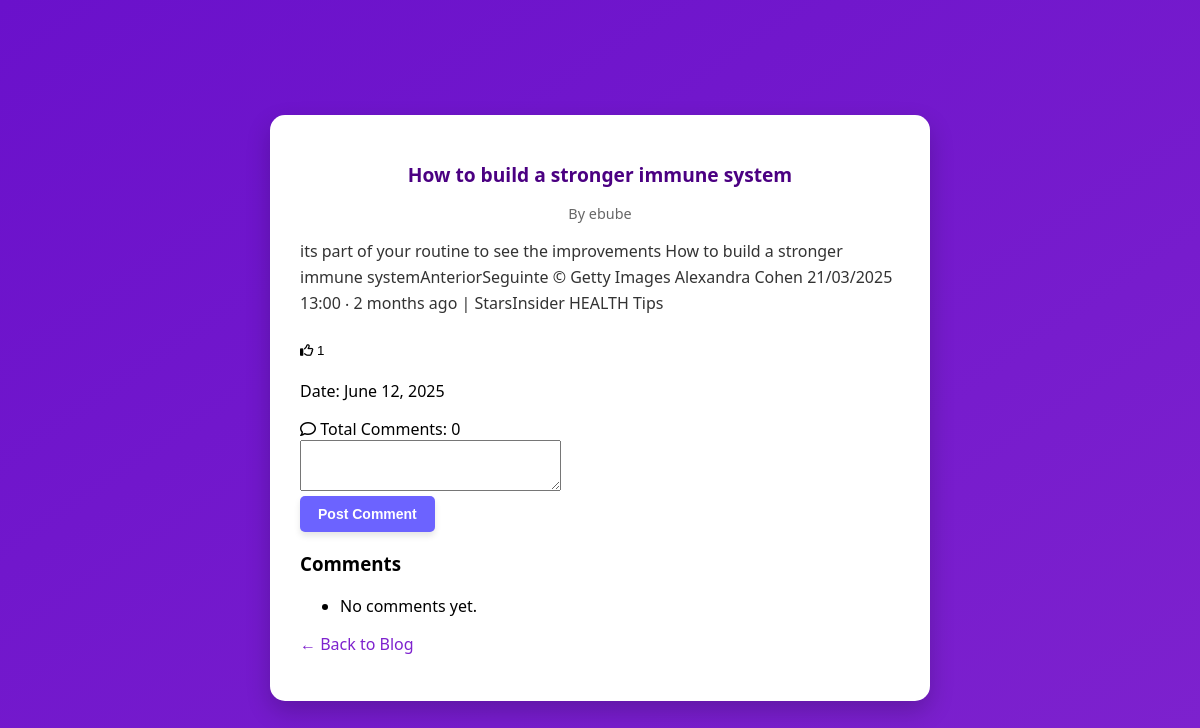
The app's page /read_more/3 (signed in) with its own data.
### main.py (models this page shows)
class Blog(db.Model):
    id = db.Column(db.Integer,primary_key = True)
    title = db.Column(db.String(500),nullable = False, unique = True)
    content= db.Column(db.String(5000),nullable= False, unique= True)
    blog = db.Relationship('User', back_populates='author')
    user_id = db.Column(db.Integer, db.ForeignKey('user.id'))
    date_posted = db.Column(db.DateTime, nullable=False, default=lambda: datetime.now(timezone.utc))
    likes = db.relationship('Like', backref='blog', lazy='dynamic')
    comments = db.relationship('Comment', backref='post', lazy=True,cascade="all, delete-orphan")

class User(db.Model,UserMixin):
   id= db.Column(db.Integer,primary_key= True)
   username = db.Column(db.String(80),nullable= False,unique = True)
   email = db.Column(db.String(80), nullable=False,unique =True )
   password = db.Column(db.String(80), nullable=False ,unique =True)
   author = db.Relationship('Blog', back_populates='blog')
   likes = db.relationship('Like', backref='user', lazy='dynamic')

### main.py (the view)
@app.route('/read_more/<post_id>')
@login_required
def read_more(post_id):
    requested_post = db.session.execute(Select(Blog).where(Blog.id == post_id)).scalar()
    form = CommentForm()
    return render_template('read_more.html', post=requested_post,current_user= current_user, form= form)

### main.py
class CommentForm(FlaskForm):
    content = TextAreaField('', validators=[DataRequired()])
    submit = SubmitField('Post Comment',render_kw={'class': 'comment-btn'})

### main.py (called while the page is built)
@login_manager.user_loader
def load_user(user_id):
    return  User.query.get(int(user_id))

### Templates/read_more.html (shortened to what this page needs)
<!DOCTYPE html>
<html lang="en">
<head>
    <link rel="stylesheet" href="{{ url_for('static', filename='read_more.css') }}">
    <link rel="stylesheet" href="https://cdnjs.cloudflare.com/ajax/libs/font-awesome/6.4.0/css/all.min.css">
</head>
<body>
    <div class="container">
        <h2>{{ post.title }}</h2>
        <p class="author">By {{ post.blog.username }} </p>
        <p class="content">{{ post.content }}</p>
        <div class="icons">
           <form action="{{ url_for('like_post', post_id=post.id) }}" method="POST" style="display:inline;">
               <button type="submit" style="background:none; border:none; padding:0; cursor:pointer;">
                   <span><i class="fa-regular fa-thumbs-up"></i>
                    {{ post.likes.count() }} </span>
               </button>
           </form>
   </div>
        <p> Date: {{ post.date_posted.strftime('%B %d, %Y') }}</p>
        <form action="{{ url_for('comment_post', post_id=post.id) }}" method="POST">
            <span><i class="fa-regular fa-comment"></i></span>
          Total Comments: {{ post.comments|length }}
            {{ form.content.label }}<br>
          {{ form.content(cols=30, rows=3) }}<br>
           {{ form.submit() }}
       </form>
        <h3>Comments</h3>
<ul>
    {% for comment in post.comments %}
    <li><strong>{{ comment.user.username }}:</strong> {{ comment.content }}</li>
    {% else %}
    <li>No comments yet.</li>
    {% endfor %}
</ul>
  <p class="form-footer"><a href="{{url_for('blog')}}" class="back-link">← Back to Blog</a></p>
    </div>
</body>
</html>

### static/read_more.css (style rules this page uses)
body { background: linear-gradient(to bottom right, #6a11cb, #7e22ce); font-family: 'Segoe UI', Tahoma, Geneva, Verdana, sans-serif; min-height: 100vh; display: flex; justify-content: center; align-items: center; }
.container { background-color: #fff; padding: 30px; border-radius: 15px; box-shadow: 0 10px 25px rgba(0, 0, 0, 0.2); width: 90%; max-width: 600px; }
.container .content { font-size: 1rem; word-break: break-word; }
.container h2 { font-size: 1.2rem; word-break: break-word; }
h2 { text-align: center; color: #4b0082; }
.author { font-size: 0.9rem; color: #666; margin-bottom: 15px; text-align: center; }
.content { font-size: 1rem; color: #333; margin-bottom: 20px; line-height: 1.6; }
.icons { display: flex; justify-content: flex-start; gap: 15px; color: #4b0082; margin-bottom: 20px; font-size: 18px; cursor: pointer; }
.comment-btn { background-color: #6c63ff; color: white; padding: 10px 18px; border: none; border-radius: 5px; font-size: 14px; font-weight: bold; box-shadow: 0 4px 6px rgba(0,0,0,0.1); cursor: pointer; transition: background-color 0.3s ease; }
.form-footer { margin-top: 1rem; }
.back-link { color: #7e22ce; text-decoration: none; font-weight: 500; }

### records on screen
Blog: title "How to build a stronger immune system", content "its part of your routine to see the improvements How to build a stronger immune systemAnteriorSeguinte © Getty Images Alexandra Cohen 21/03/2025 13:00 ‧ 2 months ago | StarsInsider HEALTH Tips", date_posted "June 12, 2025"
User: blog.username "ebube"

### other values on screen
{{ post.likes.count() }} "1"
{{ post.comments|length }} "0"
